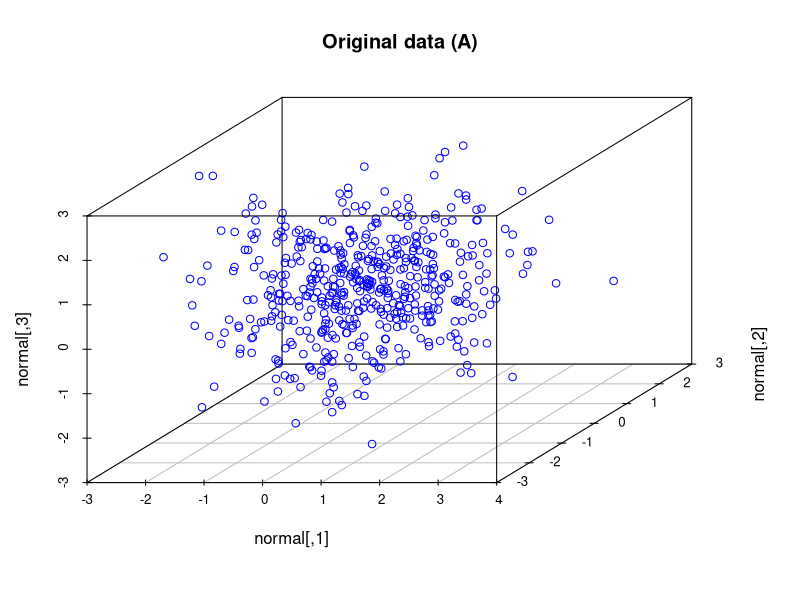
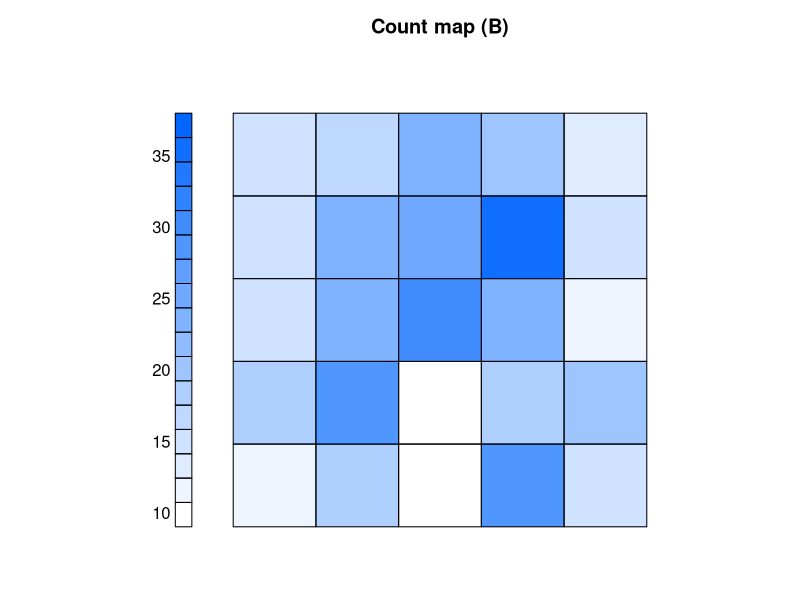
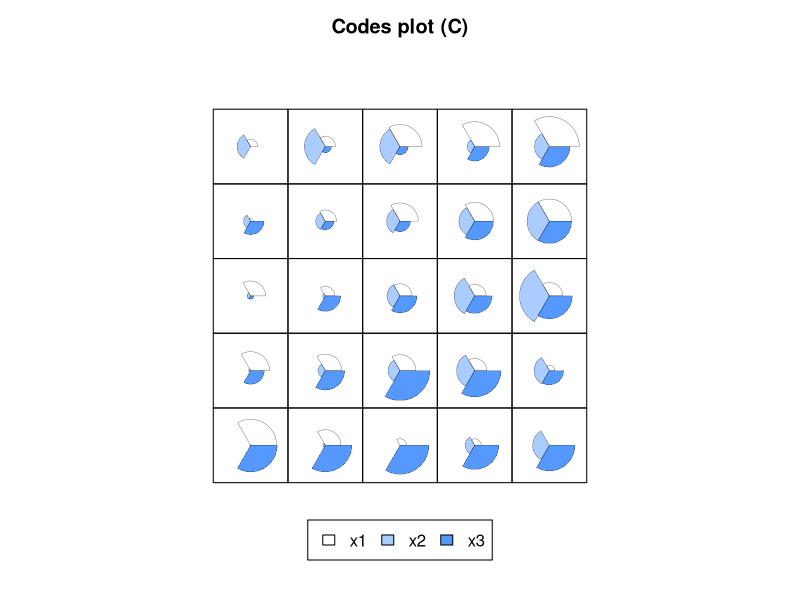
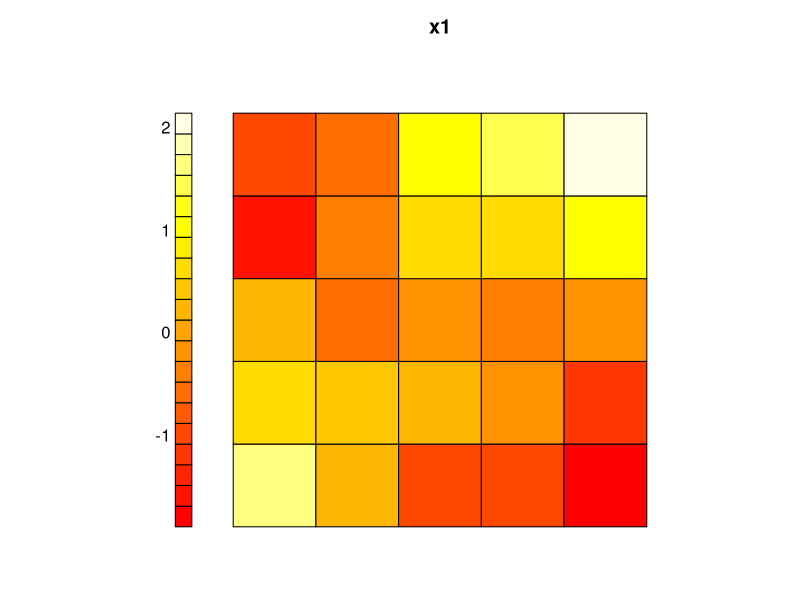
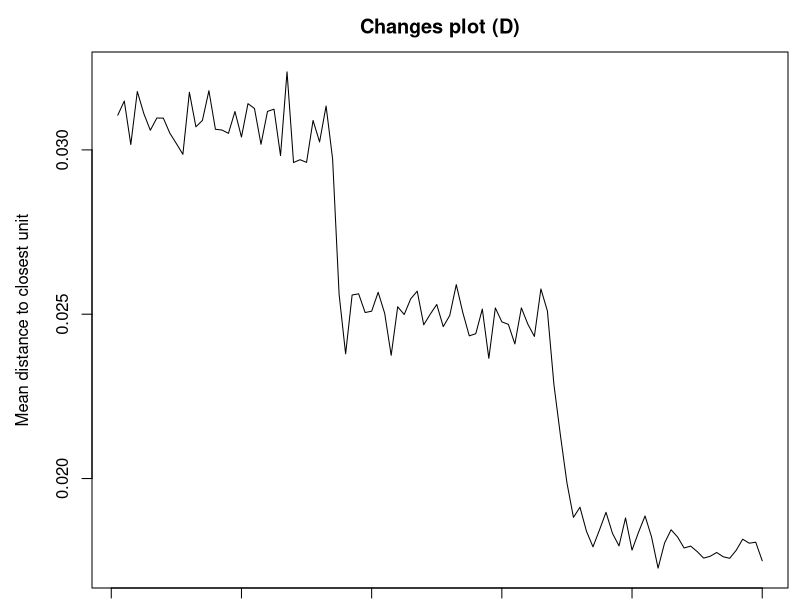
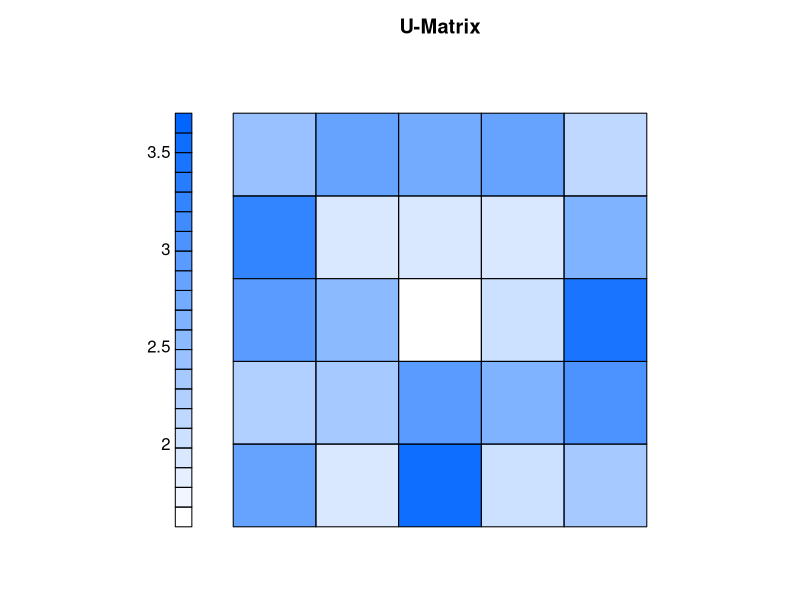
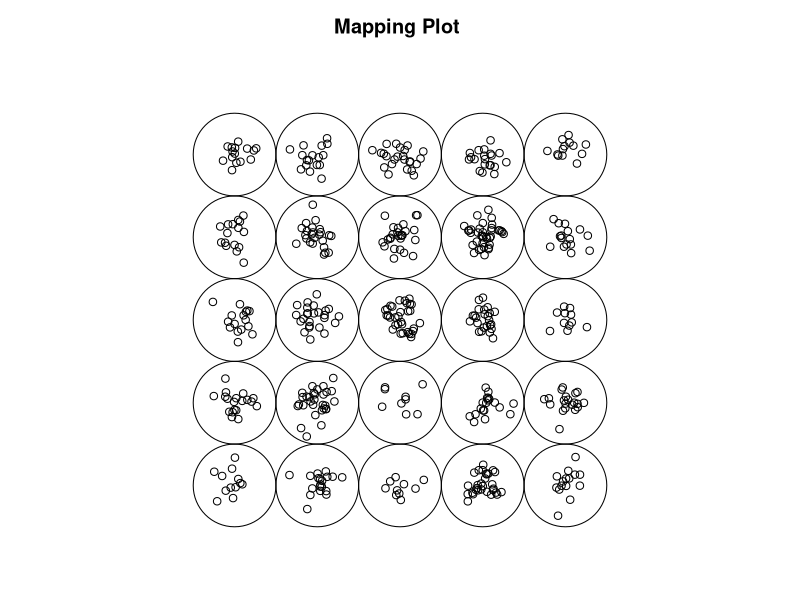
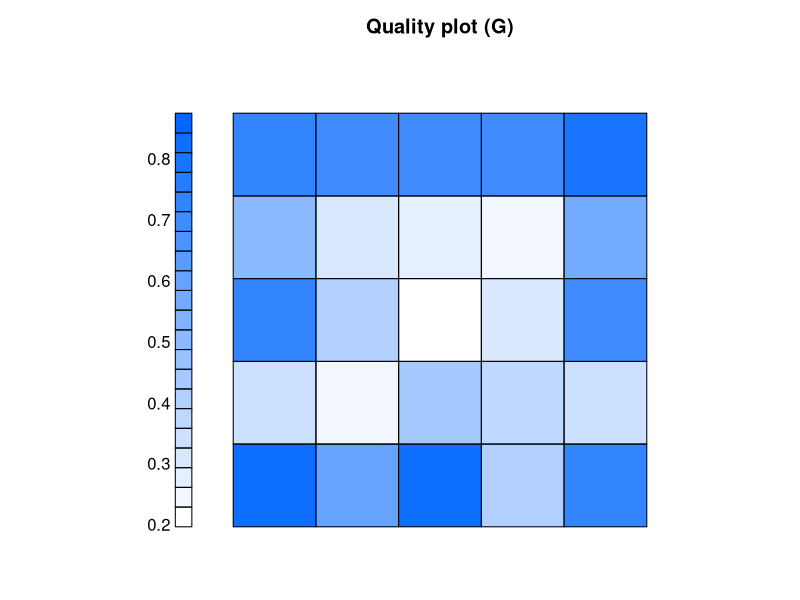

These figures' R source, in order:
require(kohonen)
require(RColorBrewer)
require(spatstat)
require(mvtnorm)
require(graphics)
require(utils)
require(MASS)
require(scatterplot3d)

## Generate data from a 3-D Gaussian distribution
n <- 500
mu <- c(0,0,0)
sigma <- diag(3)
normal <- mvrnorm(n = n, mu, sigma)


# Color gradient function retrieved from http://eric.univ-lyon2.fr/~ricco/tanagra/fichiers/en_Tanagra_Kohonen_SOM_R.pdf
degrade.bleu <- function(n){
  return(rgb(0,0.4,1,alpha=seq(0,1,1/n)))
}

# Convert to data frame
df <- data.frame(x1 = normal[,1], x2 = normal[,2], x3 = normal[,3])
# Set seed
set.seed(232133)
# SOM object
data.supersom <- supersom(scale(df), somgrid(5, 5, "rectangular"), rlen = 100, mode = "online")

# Scatter plot of data
scatterplot3d::scatterplot3d(normal, color = "blue", main = "Original data (A)" )
# Counts plot
plot(data.supersom, type = "counts", palette.name=degrade.bleu, main = "Count map (B)", keepMargins = FALSE, shape = "straight")
# Code plot
plot(data.supersom, type = "codes", palette.name=degrade.bleu, main = "Codes plot (C)", keepMargins = TRUE, shape = "straight")
# Property plot
plot(data.supersom, type = "property", main = colnames(getCodes(data.supersom, 1))[1], property = getCodes(data.supersom, 1)[,1], keepMargins = TRUE, shape = "straight")
# Changes plot
plot(data.supersom, type = "changes",palette.name=degrade.bleu, main = "Changes plot (D)", keepMargins = TRUE, shape = "straight")
# U-Matrix
plot(data.supersom, type = "dist.neighbours", palette.name=degrade.bleu, main = "U-Matrix", keepMargins = TRUE, shape = "straight")
# Mapping plot
plot(data.supersom, type = "mapping", pch = 1, main = "Mapping Plot ", keepMargins = TRUE)
# Quality plot
plot(data.supersom, type = "quality", palette.name=degrade.bleu, main = "Quality plot (G)", keepMargins = TRUE, shape = "straight")

# Print number of samples of each unit
counts <- table(data.supersom$unit.classif)
print(counts)

# Get codebook cordinates and create matrix with extra row containing the distribution mean
codebooks <- getCodes(data.supersom)
codebooks <- rbind(codebooks, mu)

# Print distances between codebooks and Gaussian mean
aux <- as.matrix(dist(codebooks))
print(aux[26,])
